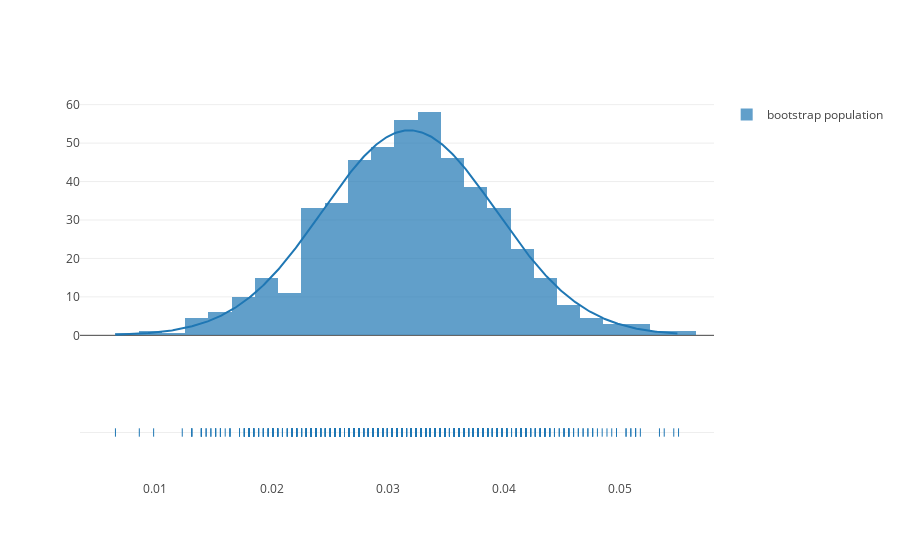

Notebook code for this chart:
### Markdown cell above
It's important to note that the sample size of each bootstrap sample must be the same as the original black and white sample populations so as to not affect the variance of the bootstrap sample population. Since a higher sample size will lead to a lower standard deviation. The number of bootstrap samples we create however will not affect the individual bootstrap population variance.

### Code cell
# plot the two distributions
fig = ff.create_distplot([p_bootstrap], 
                         group_labels=['bootstrap population'],
                         curve_type='normal', bin_size=0.002)

iplot(fig, filename='bootstrap_distribution.html')

### Figure 1 — Plotly figure (JSON) as saved in the notebook; plotly's stock layout.template omitted (floating-point values rounded to 4 significant figures; data arrays with more than 128 entries replaced by an {"elided": "..."} marker saying what was removed)
{"data": [{"autobinx": false, "histnorm": "probability density", "legendgroup": "bootstrap population", "marker": {"color": "rgb(31, 119, 180)"}, "name": "bootstrap population", "opacity": 0.7, "type": "histogram", "uid": "ec8b43fe-988f-11e9-ac8d-e442a6f8adc3", "x": {"elided": "1000 float values"}, "xaxis": "x", "xbins": {"end": 0.05503, "size": 0.002, "start": 0.006571}, "yaxis": "y"}, {"legendgroup": "bootstrap population", "marker": {"color": "rgb(31, 119, 180)"}, "mode": "lines", "name": "bootstrap population", "showlegend": false, "type": "scatter", "uid": "ec8b43ff-988f-11e9-bf24-e442a6f8adc3", "x": {"elided": "500 float values"}, "xaxis": "x", "y": {"elided": "500 float values"}, "yaxis": "y"}, {"legendgroup": "bootstrap population", "marker": {"color": "rgb(31, 119, 180)", "symbol": "line-ns-open"}, "mode": "markers", "name": "bootstrap population", "showlegend": false, "type": "scatter", "uid": "ec8b4400-988f-11e9-b505-e442a6f8adc3", "x": {"elided": "1000 float values"}, "xaxis": "x", "y": {"elided": "1000 str values"}, "yaxis": "y2"}], "layout": {"barmode": "overlay", "hovermode": "closest", "legend": {"traceorder": "reversed"}, "xaxis": {"anchor": "y2", "domain": [0, 1], "zeroline": false}, "yaxis": {"anchor": "free", "domain": [0.35, 1], "position": 0}, "yaxis2": {"anchor": "x", "domain": [0, 0.25], "dtick": 1, "showticklabels": false}}}
